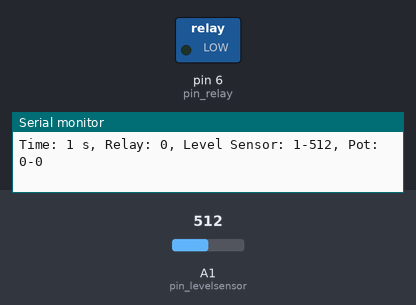
The sketch below on a simulated Arduino Uno, built with avr-gcc and run on an emulated ATmega328P. Parts: switched loads named in the sketch (green lamp = pin HIGH), the last lines printed to the serial monitor. The inputs (shaded band) are chosen by the test bench; at power-on: A1 (pin_levelsensor) = 512.

Above: at 4.2 s.
4.3 s: A1 (pin_levelsensor) set to 110
7.3 s: A1 (pin_levelsensor) set to 94
At 15.7 s:
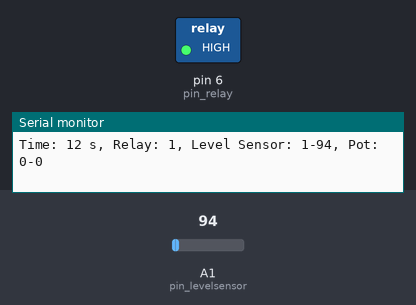
Timing chart, 0 to 16.3 s (numbered marks = the images above; inputs shaded):
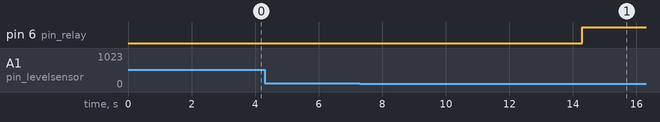

The sketch:

Water_Pump_Timer_Automator_v5_with_Level_Sensor.ino
```cpp
#include <stdint.h>

// --- setting timers

const uint8_t time_on_in_seconds = 40;             // 40 seconds time_on
const uint8_t time_off_in_minutes = 10;             // 40 seconds time_on

const uint8_t fast_test_time_on_in_seconds = 10;   // 10 seconds time_on ONLY IN TEST MODE
const uint8_t fast_test_time_off_in_seconds = 10;  // 10 seconds time_off ONLY IN TEST MODE
const uint16_t startup_delay = 3000;               // wait 3 seconds after powering-up the Arduino

// --- important settings

bool potEnabled = false;                       // enable potentiometer for changing off-time
bool levelSensorEnabled = true;               // enable water level sensor
const uint16_t water_level_threshold = 430;  // first 430, then tried 280

// --- setting for testing & troubleshooting

bool debugModeEnabled = true;                  // display debug logs on serial monitor // DON'T FORGET TO DISABLE THIS BEFORE FINAL UPLOAD TO THE CARD
bool fastTestModeEnabled = true;               // 10 seconds on / 10 seconds off test mode // DON'T FORGET TO DISABLE THIS BEFORE FINAL UPLOAD TO THE CARD

// --- pin connections

#define pin_relay 6
#define pin_pot A0
#define pin_levelsensor A1

// --- shortcuts and macros for better readability
#define RELAY_ON HIGH
#define RELAY_OFF LOW
#define SECONDS_TO_MILLISECONDS 1000
#define MINUTES_TO_MILLISECONDS 60000

// --- Global variables

char buf_serial[100];
uint64_t previousMillis = 0;
uint64_t currentMillis = 0;
uint16_t time_on = ((uint16_t)time_on_in_seconds * SECONDS_TO_MILLISECONDS);     // seconds to milliseconds
uint32_t time_off = ((uint32_t)time_off_in_minutes * MINUTES_TO_MILLISECONDS);  // minutes to milliseconds
uint16_t potValue = 0;

// --- function prototypes
void ControlPump(void);

// -------- Start of void setup()

void setup() {
  pinMode(pin_relay, OUTPUT);
  pinMode(pin_pot, INPUT);
  pinMode(pin_levelsensor, INPUT);

  digitalWrite(pin_relay, RELAY_OFF);

  if (fastTestModeEnabled) {
    time_on = fast_test_time_on_in_seconds * SECONDS_TO_MILLISECONDS;   // 10 seconds to milliseconds // REAL TIMER
    time_off = fast_test_time_off_in_seconds * SECONDS_TO_MILLISECONDS;  // 10 seconds to milliseconds // REAL TIMER
  }

  if (debugModeEnabled) {
    Serial.begin(9600);
    Serial.println("System starting...");
  }

  //digitalWrite(pin_relay, LOW); // ensuring the motor isn't powered at startup before the startup delay but isn't necessary in this condition

  delay(startup_delay);

  digitalWrite(pin_relay, RELAY_ON);  // added later for startup activation
  previousMillis = millis();      // added later for startup activation
}

// -------- End of void setup()

// -------- Start of void loop()

void loop() {
  if (potEnabled) // setting time_off by pot values
  {
    potValue = analogRead(pin_pot);

    if (potValue < 256)
    {
      time_off = 8 * MINUTES_TO_MILLISECONDS;
    }
    else if (potValue < 512)
    {
      time_off = 10 * MINUTES_TO_MILLISECONDS;
    }
    else if (potValue < 768)
    {
      time_off = 12 * MINUTES_TO_MILLISECONDS;
    }
    else
    {
      time_off = 30 * MINUTES_TO_MILLISECONDS;
    }
  }

  if (debugModeEnabled) {
    sprintf(buf_serial, "Time: %lu s, Relay: %d, Level Sensor: %d-%d, Pot: %d-%d", (((millis()-startup_delay) / 1000)), digitalRead(pin_relay), levelSensorEnabled, analogRead(pin_levelsensor), potEnabled, potValue);
    Serial.println(buf_serial);
  }

  if (levelSensorEnabled) // if level sensor is used
  {
    uint16_t levelSensorValue = analogRead(pin_levelsensor);

    if (levelSensorValue <= water_level_threshold)  // if tanker is not full, GO ON
    {
      ControlPump();
    }
    else // if tanker is full, STOP and wait till it's not full and then wait for time_off time
    {
      digitalWrite(pin_relay, RELAY_OFF);
      previousMillis = millis();
    }
  }
  else  // if level sensor isn't used
  {
    ControlPump();
  }
}
// -------- End of void loop()

// ------- Start of custom function implementations
void ControlPump(void)
{
    currentMillis = millis();
    if (digitalRead(pin_relay) == RELAY_ON)
    {
      if ((currentMillis - previousMillis) >= time_on)
      {
        digitalWrite(pin_relay, RELAY_OFF);
        previousMillis = currentMillis;
      }
    }
    else
    {
      if ((currentMillis - previousMillis) >= time_off)
      {
        digitalWrite(pin_relay, RELAY_ON);
        previousMillis = currentMillis;
      }
    }
}

// ------- End of custom function implementations 
```

Measured:
- the behaviour switches between 100 and 99 on A1 (pin_levelsensor) (found by bisection; images 0 and 1)
